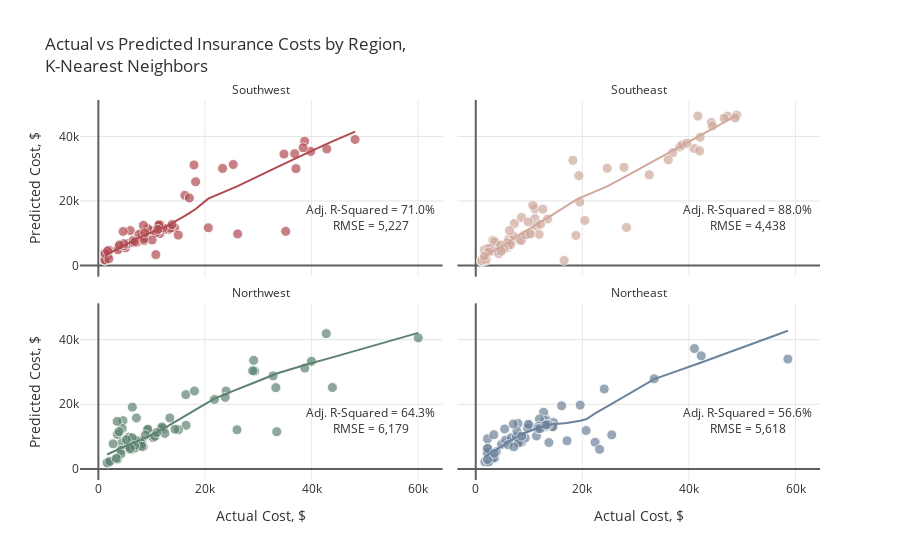

The notebook cell saved with this chart:
### Markdown cell above
## K-Nearest Neighbors

### Code cell
actuals=[]
preds=[]
rmses=[]
r2_scores=[]
adj_r2_scores=[]

for i in regions:
    
    # Filter data by region
    ins_df = ins[ins.region==i]
    X=ins_df.drop(['charges', 'region'], axis=1)
    y=ins_df.charges
    
    # Add polynomial features
    pf = PolynomialFeatures(degree=2, include_bias=False)
    X_pf = pd.DataFrame(data=pf.fit_transform(X), columns=pf.get_feature_names(X.columns))
    
    # Create training and test sets
    X_train, X_test, y_train, y_test = train_test_split(X_pf, y, test_size=0.2, random_state=1)
    X_train = pd.DataFrame(X_train, columns = X_pf.columns)
    X_test = pd.DataFrame(X_test, columns = X_pf.columns)
    actuals.append(pd.Series(y_test, name='actuals').reset_index())
    print("\nRegion: {}\n".format(i))
    print("Train Shape:{} {}  Test Shape:{} {}".format(X_train.shape, y_train.shape, X_test.shape, y_test.shape))
    
    # Scale features
    X_train = pd.DataFrame(data=s.fit_transform(X_train), columns=X_pf.columns)
    X_test = pd.DataFrame(data=s.transform(X_test), columns=X_pf.columns)
    
    # KNN
    grid = {'n_neighbors': range(2, 20),
            'weights': ['uniform', 'distance'],
            'algorithm': ['auto', 'ball_tree', 'kd_tree', 'brute'],
            'leaf_size': [int(x) for x in np.linspace(10, 50, num = 5)],
            'p': [1, 2]}
    knn=KNeighborsRegressor()
    knn_cv=RandomizedSearchCV(estimator=knn, param_distributions=grid, scoring='neg_mean_squared_error', 
                              n_iter=100, cv=3, random_state=21, n_jobs=-1)
    knn_cv.fit(X_train, y_train)
    y_pred=knn_cv.predict(X_test)
    preds.append(pd.Series(y_pred, name='preds').reset_index(drop=True))
    rmse=np.sqrt(mean_squared_error(y_test, y_pred)).round(2)
    r2=r2_score(y_test, y_pred)
    adj_r2 = 1 - (1-r2)*(len(y_test)-1)/(len(y_test)-X_test.shape[1]-1)
    rmses.append(rmse)
    r2_scores.append(r2)
    adj_r2_scores.append(adj_r2)
    
    print("Test Error (RMSE) = {:,}".format(rmse))
    print("R-Squared = {:.2f}%, Adjusted R-Squared = {:.2f}%".format(r2*100, adj_r2*100))
    if i != 'Northeast':
        print("__________________________")

    
# Plot results
for i in range(0,4):
    actuals[i].loc[:,'index']=regions[i]
actual = pd.concat([actuals[i] for i in range(4)], axis = 0)
pred = pd.concat([preds[i] for i in range(4)], axis = 0)
df = pd.concat([actual, pred], axis=1).reset_index(drop=True)

fig = px.scatter(df, x="actuals", y="preds", color="index", trendline="lowess", height=700,
                 title="Actual vs Predicted Insurance Costs by Region,<br>K-Nearest Neighbors",
                 color_discrete_sequence=col, opacity=0.7, facet_col='index', facet_col_wrap=2)

fig.for_each_annotation(lambda a: a.update(text=a.text.split("=")[-1]))
fig.add_annotation(text="Adj. R-Squared = {:.1f}%<br>RMSE = {:,.0f}".format(adj_r2_scores[0]*100,rmses[0]),
                   x=51e3,y=15e3, row=2,col=1, showarrow=False)
fig.add_annotation(text="Adj. R-Squared = {:.1f}%<br>RMSE = {:,.0f}".format(adj_r2_scores[1]*100,rmses[1]),
                   x=51e3,y=15e3, row=2,col=2, showarrow=False)
fig.add_annotation(text="Adj. R-Squared = {:.1f}%<br>RMSE = {:,.0f}".format(adj_r2_scores[2]*100,rmses[2]),
                   x=51e3,y=15e3, row=1,col=1, showarrow=False)
fig.add_annotation(text="Adj. R-Squared = {:.1f}%<br>RMSE = {:,.0f}".format(adj_r2_scores[3]*100,rmses[3]),
                   x=51e3,y=15e3, row=1,col=2, showarrow=False)

fig.update_traces(hovertemplate="Actual Cost: %{x:$,.2f}<br>Predicted Cost: %{y:$,.2f}",
                  marker=dict(size=10,line=dict(width=1,color="#F7F7F7")),
                  selector=dict(mode="markers"), showlegend=False)
fig.update_xaxes(title="Actual Cost, $", row=1)
fig.update_xaxes(showgrid=True, gridwidth=1, gridcolor='#EAEAEA',
                 zeroline=True, zerolinewidth=2, zerolinecolor='#5E5E5E')
fig.update_yaxes(title="Predicted Cost, $", col=1)
fig.update_yaxes(showgrid=True, gridwidth=1, gridcolor='#E3E3E3',
                 zeroline=True, zerolinewidth=2, zerolinecolor='#5E5E5E')
fig.update_layout(font_color="#303030", paper_bgcolor="white", plot_bgcolor="white")
fig.show()

### Figure 1 — Plotly figure (JSON) as saved in the notebook; plotly's stock layout.template omitted (floating-point values rounded to 4 significant figures)
{"data": [{"hovertemplate": "Actual Cost: %{x:$,.2f}<br>Predicted Cost: %{y:$,.2f}", "legendgroup": "Southwest", "marker": {"color": "#B14B51", "line": {"color": "#F7F7F7", "width": 1}, "opacity": 0.7, "size": 10, "symbol": "circle"}, "mode": "markers", "name": "Southwest", "orientation": "v", "showlegend": false, "type": "scatter", "x": [3761.0, 11670.0, 6312.0, 14320.0, 11550.0, 5080.0, 8269.0, 3693.0, 36840.0, 13220.0, 23310.0, 35160.0, 12350.0, 10070.0, 5488.0, 38711, 7197.0, 6572.0, 5980.0, 34830.0, 6600.0, 39840.0, 1256.0, 1242.0, 4762.0, 9265.0, 13470.0, 1759.0, 1242.0, 48170.0, 16230.0, 25310.0, 10790.0, 4751.0, 8557.0, 42860.0, 8278.0, 11580.0, 7624.0, 12150.0, 20630.0, 4647.0, 26140.0, 2008.0, 8444.0, 17080.0, 13820.0, 8825.0, 37080.0, 10100.0, 11410.0, 14990.0, 11360.0, 6876.0, 10800.0, 18260.0, 1262.0, 17940.0, 11150.0, 38420.0, 8522.0, 8703.0, 3988.0, 1965.0, 1743.0], "xaxis": "x3", "y": [5762.0, 12600.0, 7359.0, 11660.0, 9911.0, 5490.0, 10080.0, 4885.0, 34650.0, 11180.0, 30080.0, 10610.0, 11210.0, 10890.0, 6789.0, 38510.0, 7211.0, 7116.0, 10830.0, 34510.0, 7867.0, 35350.0, 3594.0, 1611.0, 6160.0, 11470.0, 11600.0, 3121.0, 1777.0, 39030.0, 21740.0, 31300.0, 10230.0, 6768.0, 7683.0, 36110.0, 8986.0, 11490.0, 9682.0, 11660.0, 11700.0, 10580.0, 9801.0, 4784.0, 12450.0, 20930.0, 12700.0, 8642.0, 30020.0, 7938.0, 12530.0, 9433.0, 12580.0, 7426.0, 3388.0, 25960.0, 3783.0, 31150.0, 11180.0, 36460.0, 8151.0, 10150.0, 6363.0, 2117.0, 4526.0], "yaxis": "y3"}, {"hovertemplate": "<b>LOWESS trendline</b><br><br>index=Southwest<br>actuals=%{x}<br>preds=%{y} <b>(trend)</b><extra></extra>", "legendgroup": "Southwest", "marker": {"color": "#B14B51", "symbol": "circle"}, "mode": "lines", "name": "Southwest", "showlegend": false, "type": "scatter", "x": [1242.0, 1242.0, 1256.0, 1262.0, 1743.0, 1759.0, 1965.0, 2008.0, 3693.0, 3761.0, 3988.0, 4647.0, 4751.0, 4762.0, 5080.0, 5488.0, 5980.0, 6312.0, 6572.0, 6600.0, 6876.0, 7197.0, 7624.0, 8269.0, 8278.0, 8444.0, 8522.0, 8557.0, 8703.0, 8825.0, 9265.0, 10070.0, 10100.0, 10790.0, 10800.0, 11150.0, 11360.0, 11410.0, 11550.0, 11580.0, 11670.0, 12150.0, 12350.0, 13220.0, 13470.0, 13820.0, 14320.0, 14990.0, 16230.0, 17080.0, 17940.0, 18260.0, 20630.0, 23310.0, 25310.0, 26140.0, 34830.0, 35160.0, 36840.0, 37080.0, 38420.0, 38711, 39840.0, 42860.0, 48170.0], "xaxis": "x3", "y": [3100.0, 3101.0, 3114.0, 3119.0, 3556.0, 3570.0, 3756.0, 3795.0, 5303.0, 5363.0, 5564.0, 6149.0, 6242.0, 6252.0, 6535.0, 6901.0, 7346.0, 7649.0, 7878.0, 7903.0, 8117.0, 8347.0, 8649.0, 9099.0, 9105.0, 9214.0, 9265.0, 9287.0, 9380.0, 9456.0, 9731.0, 10220.0, 10240.0, 10680.0, 10680.0, 10920.0, 11080.0, 11110.0, 11220.0, 11240.0, 11320.0, 11710.0, 11870.0, 12630.0, 12840.0, 13150.0, 13590.0, 14190.0, 15380.0, 16250.0, 17170.0, 17530.0, 20710.0, 22690.0, 23940.0, 24590.0, 31490.0, 31750.0, 33060.0, 33250.0, 34280.0, 34510.0, 35380.0, 37660.0, 41490.0], "yaxis": "y3"}, {"hovertemplate": "Actual Cost: %{x:$,.2f}<br>Predicted Cost: %{y:$,.2f}", "legendgroup": "Southeast", "marker": {"color": "#D0A99C", "line": {"color": "#F7F7F7", "width": 1}, "opacity": 0.7, "size": 10, "symbol": "circle"}, "mode": "markers", "name": "Southeast", "orientation": "v", "showlegend": false, "type": "scatter", "x": [44200.0, 6781.0, 5478.0, 32550.0, 1816.0, 11090.0, 11090.0, 13470.0, 47270.0, 10110.0, 38280.0, 19350.0, 1616.0, 40970.0, 1824.0, 7244.0, 36950.0, 42000.0, 6184.0, 20460.0, 7153.0, 2219.0, 8233.0, 4266.0, 19520.0, 27810.0, 16590.0, 5967.0, 4505.0, 3501.0, 4340.0, 5974.0, 3227.0, 11360.0, 12590.0, 6314.0, 5920.0, 12140.0, 3562.0, 4673.0, 46600.0, 2566.0, 41680.0, 8978.0, 48970.0, 24670.0, 8597.0, 38710.0, 1136.0, 18810.0, 1982.0, 1132.0, 6500.0, 1147.0, 8548.0, 39610.0, 11880.0, 48680.0, 44400.0, 18220.0, 28290.0, 9855.0, 10700.0, 5245.0, 1665.0, 2465.0, 9378.0, 10230.0, 36120.0, 4780.0, 6338.0, 42110.0, 1634.0], "xaxis": "x4", "y": [44260.0, 7495.0, 5135.0, 28080.0, 2209.0, 17580.0, 14550.0, 14410.0, 46260.0, 10100.0, 36700.0, 27840.0, 4916.0, 36250.0, 1667.0, 13040.0, 34950.0, 35520.0, 8190.0, 13960.0, 8983.0, 5304.0, 7929.0, 5373.0, 19700.0, 30410.0, 1581.0, 5585.0, 5940.0, 4559.0, 3676.0, 6017.0, 7788.0, 12190.0, 17440.0, 6934.0, 7139.0, 12770.0, 7359.0, 6342.0, 45630.0, 5313.0, 46270.0, 9332.0, 46590.0, 30120.0, 14890.0, 37330.0, 1229.0, 9314.0, 1750.0, 1522.0, 6474.0, 1593.0, 7751.0, 37880.0, 9691.0, 45720.0, 43240.0, 32570.0, 11790.0, 13520.0, 18640.0, 5316.0, 1928.0, 4205.0, 9521.0, 9799.0, 32750.0, 4446.0, 10860.0, 39720.0, 2933.0], "yaxis": "y4"}, {"hovertemplate": "<b>LOWESS trendline</b><br><br>index=Southeast<br>actuals=%{x}<br>preds=%{y} <b>(trend)</b><extra></extra>", "legendgroup": "Southeast", "marker": {"color": "#D0A99C", "symbol": "circle"}, "mode": "lines", "name": "Southeast", "showlegend": false, "type": "scatter", "x": [1132.0, 1136.0, 1147.0, 1616.0, 1634.0, 1665.0, 1816.0, 1824.0, 1982.0, 2219.0, 2465.0, 2566.0, 3227.0, 3501.0, 3562.0, 4266.0, 4340.0, 4505.0, 4673.0, 4780.0, 5245.0, 5478.0, 5920.0, 5967.0, 5974.0, 6184.0, 6314.0, 6338.0, 6500.0, 6781.0, 7153.0, 7244.0, 8233.0, 8548.0, 8597.0, 8978.0, 9378.0, 9855.0, 10110.0, 10230.0, 10700.0, 11090.0, 11090.0, 11360.0, 11880.0, 12140.0, 12590.0, 13470.0, 16590.0, 18220.0, 18810.0, 19350.0, 19520.0, 20460.0, 24670.0, 27810.0, 28290.0, 32550.0, 36120.0, 36950.0, 38280.0, 38710.0, 39610.0, 40970.0, 41680.0, 42000.0, 42110.0, 44200.0, 44400.0, 46600.0, 47270.0, 48680.0, 48970.0], "xaxis": "x4", "y": [2253.0, 2258.0, 2269.0, 2736.0, 2754.0, 2785.0, 2935.0, 2943.0, 3100.0, 3337.0, 3581.0, 3683.0, 4343.0, 4618.0, 4679.0, 5388.0, 5463.0, 5629.0, 5799.0, 5906.0, 6376.0, 6610.0, 7053.0, 7099.0, 7107.0, 7315.0, 7443.0, 7467.0, 7627.0, 7901.0, 8259.0, 8346.0, 9412.0, 9751.0, 9803.0, 10210.0, 10640.0, 11150.0, 11420.0, 11560.0, 12070.0, 12480.0, 12490.0, 12770.0, 13270.0, 13520.0, 13940.0, 14750.0, 18050.0, 19850.0, 20360.0, 20790.0, 20910.0, 21610.0, 24530.0, 27280.0, 27710.0, 31560.0, 34780.0, 35520.0, 36720.0, 37110.0, 37920.0, 39150.0, 39790.0, 40080.0, 40180.0, 42090.0, 42270.0, 44290.0, 44910.0, 46210.0, 46480.0], "yaxis": "y4"}, {"hovertemplate": "Actual Cost: %{x:$,.2f}<br>Predicted Cost: %{y:$,.2f}", "legendgroup": "Northwest", "marker": {"color": "#5D8370", "line": {"color": "#F7F7F7", "width": 1}, "opacity": 0.7, "size": 10, "symbol": "circle"}, "mode": "markers", "name": "Northwest", "orientation": "v", "showlegend": false, "type": "scatter", "x": [9174.0, 4433.0, 21770.0, 7732.0, 33470.0, 4618.0, 3594.0, 12240.0, 6204.0, 11840.0, 4467.0, 8163.0, 6394.0, 1906.0, 23970.0, 2775.0, 3538.0, 32790.0, 6112.0, 9302.0, 11950.0, 6389.0, 23810.0, 10260.0, 4244.0, 16460.0, 8413.0, 26020.0, 60020.0, 3580.0, 12480.0, 5856.0, 7154.0, 1636.0, 6987.0, 43920.0, 15020.0, 29330.0, 5630.0, 8827.0, 8060.0, 5729.0, 14380.0, 29140.0, 38750.0, 3877.0, 42760.0, 6374.0, 28950.0, 16420.0, 10600.0, 18030.0, 39980.0, 6941.0, 4240.0, 6361.0, 8116.0, 6797.0, 2137.0, 33310.0, 13420.0, 10980.0, 3353.0, 5261.0, 5990.0], "xaxis": "x", "y": [12050.0, 8064.0, 21470.0, 8717.0, 11510.0, 14930.0, 3028.0, 12420.0, 6543.0, 12460.0, 12510.0, 8636.0, 5999.0, 1853.0, 24090.0, 7758.0, 14700.0, 28780.0, 6897.0, 12280.0, 12990.0, 6279.0, 22140.0, 9695.0, 5790.0, 13500.0, 6946.0, 12110.0, 40570.0, 10690.0, 10990.0, 6080.0, 15750.0, 1899.0, 8816.0, 25190.0, 12130.0, 30290.0, 6993.0, 10460.0, 7766.0, 9830.0, 12280.0, 33600.0, 31200.0, 11530.0, 41880.0, 19120.0, 30370.0, 22990.0, 10060.0, 24090.0, 33320.0, 6581.0, 4638.0, 9642.0, 6992.0, 7216.0, 2313.0, 25160.0, 15760.0, 11270.0, 3271.0, 9038.0, 6327.0], "yaxis": "y"}, {"hovertemplate": "<b>LOWESS trendline</b><br><br>index=Northwest<br>actuals=%{x}<br>preds=%{y} <b>(trend)</b><extra></extra>", "legendgroup": "Northwest", "marker": {"color": "#5D8370", "symbol": "circle"}, "mode": "lines", "name": "Northwest", "showlegend": false, "type": "scatter", "x": [1636.0, 1906.0, 2137.0, 2775.0, 3353.0, 3538.0, 3580.0, 3594.0, 3877.0, 4240.0, 4244.0, 4433.0, 4467.0, 4618.0, 5261.0, 5630.0, 5729.0, 5856.0, 5990.0, 6112.0, 6204.0, 6361.0, 6374.0, 6389.0, 6394.0, 6797.0, 6941.0, 6987.0, 7154.0, 7732.0, 8060.0, 8116.0, 8163.0, 8413.0, 8827.0, 9174.0, 9302.0, 10260.0, 10600.0, 10980.0, 11840.0, 11950.0, 12240.0, 12480.0, 13420.0, 14380.0, 15020.0, 16420.0, 16460.0, 18030.0, 21770.0, 23810.0, 23970.0, 26020.0, 28950.0, 29140.0, 29330.0, 32790.0, 33310.0, 33470.0, 38750.0, 39980.0, 42760.0, 43920.0, 60020.0], "xaxis": "x", "y": [4463.0, 4679.0, 4860.0, 5352.0, 5790.0, 5929.0, 5961.0, 5971.0, 6185.0, 6461.0, 6464.0, 6609.0, 6634.0, 6751.0, 7246.0, 7528.0, 7602.0, 7695.0, 7791.0, 7877.0, 7939.0, 8040.0, 8048.0, 8058.0, 8061.0, 8279.0, 8345.0, 8372.0, 8459.0, 8835.0, 9067.0, 9110.0, 9145.0, 9313.0, 9620.0, 9875.0, 9982.0, 10710.0, 10960.0, 11250.0, 12060.0, 12170.0, 12470.0, 12730.0, 13720.0, 14720.0, 15330.0, 16590.0, 16620.0, 18130.0, 21740.0, 23210.0, 23320.0, 24600.0, 26500.0, 26630.0, 26750.0, 29090.0, 29440.0, 29550.0, 32180.0, 32720.0, 33980.0, 34520.0, 42110.0], "yaxis": "y"}, {"hovertemplate": "Actual Cost: %{x:$,.2f}<br>Predicted Cost: %{y:$,.2f}", "legendgroup": "Northeast", "marker": {"color": "#6C839B", "line": {"color": "#F7F7F7", "width": 1}, "opacity": 0.7, "size": 10, "symbol": "circle"}, "mode": "markers", "name": "Northeast", "orientation": "v", "showlegend": false, "type": "scatter", "x": [58570.0, 41030.0, 13130.0, 17130.0, 13220.0, 42300.0, 8628.0, 11510.0, 13230.0, 12730.0, 3559.0, 14590.0, 13020.0, 6113.0, 4847.0, 14450.0, 9282.0, 5595.0, 2204.0, 6641.0, 12320.0, 7935.0, 3858.0, 1712.0, 2727.0, 7639.0, 3044.0, 25520.0, 11940.0, 3393.0, 14450.0, 33480.0, 20710.0, 8334.0, 2218.0, 11880.0, 11390.0, 10070.0, 2396.0, 7730.0, 2211.0, 3385.0, 24110.0, 2206.0, 9723.0, 13620.0, 11660.0, 6067.0, 19590.0, 2217.0, 22400.0, 12030.0, 9866.0, 16120.0, 7050.0, 5429.0, 13430.0, 2196.0, 7986.0, 13730.0, 3482.0, 13140.0, 23240.0, 7134.0, 8606.0], "xaxis": "x2", "y": [33990.0, 37250.0, 13090.0, 8680.0, 15310.0, 35000.0, 8278.0, 12870.0, 14090.0, 17500.0, 3363.0, 14330.0, 14980.0, 8401.0, 7624.0, 13090.0, 9540.0, 8897.0, 9298.0, 9624.0, 12730.0, 14040.0, 5302.0, 2170.0, 2581.0, 9980.0, 3152.0, 10520.0, 15450.0, 10570.0, 13080.0, 27880.0, 11880.0, 8469.0, 6371.0, 13190.0, 10170.0, 13450.0, 2167.0, 11650.0, 4509.0, 3431.0, 24730.0, 5222.0, 12630.0, 13620.0, 12470.0, 7512.0, 19740.0, 6327.0, 8230.0, 12470.0, 13800.0, 19540.0, 13890.0, 12340.0, 13770.0, 2915.0, 8002.0, 8155.0, 4831.0, 13570.0, 6051.0, 6816.0, 10140.0], "yaxis": "y2"}, {"hovertemplate": "<b>LOWESS trendline</b><br><br>index=Northeast<br>actuals=%{x}<br>preds=%{y} <b>(trend)</b><extra></extra>", "legendgroup": "Northeast", "marker": {"color": "#6C839B", "symbol": "circle"}, "mode": "lines", "name": "Northeast", "showlegend": false, "type": "scatter", "x": [1712.0, 2196.0, 2204.0, 2206.0, 2211.0, 2217.0, 2218.0, 2396.0, 2727.0, 3044.0, 3385.0, 3393.0, 3482.0, 3559.0, 3858.0, 4847.0, 5429.0, 5595.0, 6067.0, 6113.0, 6641.0, 7050.0, 7134.0, 7639.0, 7730.0, 7935.0, 7986.0, 8334.0, 8606.0, 8628.0, 9282.0, 9723.0, 9866.0, 10070.0, 11390.0, 11510.0, 11660.0, 11880.0, 11940.0, 12030.0, 12320.0, 12730.0, 13020.0, 13130.0, 13140.0, 13220.0, 13230.0, 13430.0, 13620.0, 13730.0, 14450.0, 14450.0, 14590.0, 16120.0, 17130.0, 19590.0, 20710.0, 22400.0, 23240.0, 24110.0, 25520.0, 33480.0, 41030.0, 42300.0, 58570.0], "xaxis": "x2", "y": [3815.0, 4323.0, 4331.0, 4333.0, 4338.0, 4345.0, 4345.0, 4532.0, 4878.0, 5207.0, 5560.0, 5568.0, 5660.0, 5739.0, 6045.0, 7049.0, 7634.0, 7801.0, 8276.0, 8323.0, 8861.0, 9294.0, 9385.0, 9929.0, 10010.0, 10170.0, 10210.0, 10500.0, 10730.0, 10750.0, 11210.0, 11490.0, 11580.0, 11710.0, 12500.0, 12560.0, 12640.0, 12760.0, 12790.0, 12840.0, 13000.0, 13200.0, 13330.0, 13380.0, 13380.0, 13420.0, 13420.0, 13520.0, 13610.0, 13640.0, 13830.0, 13830.0, 13850.0, 13980.0, 14240.0, 14880.0, 15370.0, 17190.0, 18030.0, 18750.0, 20120.0, 27810.0, 32240.0, 32950.0, 42750.0], "yaxis": "y2"}], "layout": {"annotations": [{"showarrow": false, "text": "Northwest", "x": 0.245, "xanchor": "center", "xref": "paper", "y": 0.465, "yanchor": "bottom", "yref": "paper"}, {"showarrow": false, "text": "Northeast", "x": 0.755, "xanchor": "center", "xref": "paper", "y": 0.465, "yanchor": "bottom", "yref": "paper"}, {"showarrow": false, "text": "Southwest", "x": 0.245, "xanchor": "center", "xref": "paper", "y": 1.0, "yanchor": "bottom", "yref": "paper"}, {"showarrow": false, "text": "Southeast", "x": 0.755, "xanchor": "center", "xref": "paper", "y": 1.0, "yanchor": "bottom", "yref": "paper"}, {"showarrow": false, "text": "Adj. R-Squared = 71.0%<br>RMSE = 5,227", "x": 51000, "xref": "x3", "y": 15000, "yref": "y3"}, {"showarrow": false, "text": "Adj. R-Squared = 88.0%<br>RMSE = 4,438", "x": 51000, "xref": "x4", "y": 15000, "yref": "y4"}, {"showarrow": false, "text": "Adj. R-Squared = 64.3%<br>RMSE = 6,179", "x": 51000, "xref": "x", "y": 15000, "yref": "y"}, {"showarrow": false, "text": "Adj. R-Squared = 56.6%<br>RMSE = 5,618", "x": 51000, "xref": "x2", "y": 15000, "yref": "y2"}], "autosize": true, "font": {"color": "#303030"}, "legend": {"title": {"text": "index"}, "tracegroupgap": 0}, "paper_bgcolor": "white", "plot_bgcolor": "white", "title": {"text": "Actual vs Predicted Insurance Costs by Region,<br>K-Nearest Neighbors"}, "xaxis": {"anchor": "y", "autorange": true, "domain": [0, 0.49], "gridcolor": "#EAEAEA", "gridwidth": 1, "range": [-10160.0, 69860.0], "showgrid": true, "title": {"text": "Actual Cost, $"}, "type": "linear", "zeroline": true, "zerolinecolor": "#5E5E5E", "zerolinewidth": 2}, "xaxis2": {"anchor": "y2", "autorange": true, "domain": [0.51, 1], "gridcolor": "#EAEAEA", "gridwidth": 1, "matches": "x", "range": [-10160.0, 69860.0], "showgrid": true, "title": {"text": "Actual Cost, $"}, "type": "linear", "zeroline": true, "zerolinecolor": "#5E5E5E", "zerolinewidth": 2}, "xaxis3": {"anchor": "y3", "autorange": true, "domain": [0, 0.49], "gridcolor": "#EAEAEA", "gridwidth": 1, "matches": "x", "range": [-10160.0, 69860.0], "showgrid": true, "showticklabels": false, "type": "linear", "zeroline": true, "zerolinecolor": "#5E5E5E", "zerolinewidth": 2}, "xaxis4": {"anchor": "y4", "autorange": true, "domain": [0.51, 1], "gridcolor": "#EAEAEA", "gridwidth": 1, "matches": "x", "range": [-10160.0, 69860.0], "showgrid": true, "showticklabels": false, "type": "linear", "zeroline": true, "zerolinecolor": "#5E5E5E", "zerolinewidth": 2}, "yaxis": {"anchor": "x", "autorange": true, "domain": [0, 0.465], "gridcolor": "#E3E3E3", "gridwidth": 1, "range": [-2827.0, 50650.0], "showgrid": true, "title": {"text": "Predicted Cost, $"}, "type": "linear", "zeroline": true, "zerolinecolor": "#5E5E5E", "zerolinewidth": 2}, "yaxis2": {"anchor": "x2", "autorange": true, "domain": [0, 0.465], "gridcolor": "#E3E3E3", "gridwidth": 1, "matches": "y", "range": [-2827.0, 50650.0], "showgrid": true, "showticklabels": false, "type": "linear", "zeroline": true, "zerolinecolor": "#5E5E5E", "zerolinewidth": 2}, "yaxis3": {"anchor": "x3", "autorange": true, "domain": [0.535, 1.0], "gridcolor": "#E3E3E3", "gridwidth": 1, "matches": "y", "range": [-2827.0, 50650.0], "showgrid": true, "title": {"text": "Predicted Cost, $"}, "type": "linear", "zeroline": true, "zerolinecolor": "#5E5E5E", "zerolinewidth": 2}, "yaxis4": {"anchor": "x4", "autorange": true, "domain": [0.535, 1.0], "gridcolor": "#E3E3E3", "gridwidth": 1, "matches": "y", "range": [-2827.0, 50650.0], "showgrid": true, "showticklabels": false, "type": "linear", "zeroline": true, "zerolinecolor": "#5E5E5E", "zerolinewidth": 2}}}
